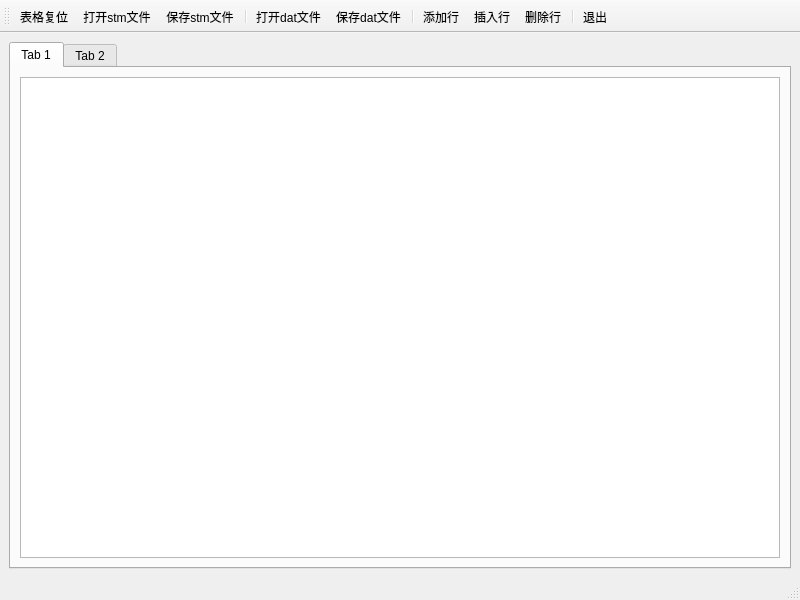
<?xml version="1.0" encoding="UTF-8"?>
<ui version="4.0">
 <class>MainWindow</class>
 <widget class="QMainWindow" name="MainWindow">
  <property name="geometry">
   <rect>
    <x>0</x>
    <y>0</y>
    <width>800</width>
    <height>600</height>
   </rect>
  </property>
  <property name="windowTitle">
   <string>MainWindow</string>
  </property>
  <widget class="QWidget" name="centralwidget">
   <layout class="QHBoxLayout" name="horizontalLayout">
    <item>
     <widget class="QTabWidget" name="tabWidget">
      <widget class="QWidget" name="tab">
       <attribute name="title">
        <string>Tab 1</string>
       </attribute>
       <layout class="QHBoxLayout" name="horizontalLayout_2">
        <item>
         <widget class="QTableView" name="tableView"/>
        </item>
       </layout>
      </widget>
      <widget class="QWidget" name="tab_2">
       <attribute name="title">
        <string>Tab 2</string>
       </attribute>
      </widget>
     </widget>
    </item>
   </layout>
  </widget>
  <widget class="QMenuBar" name="menubar">
   <property name="geometry">
    <rect>
     <x>0</x>
     <y>0</y>
     <width>800</width>
     <height>21</height>
    </rect>
   </property>
  </widget>
  <widget class="QStatusBar" name="statusbar"/>
  <widget class="QToolBar" name="toolBar">
   <property name="windowTitle">
    <string>toolBar</string>
   </property>
   <property name="toolButtonStyle">
    <enum>Qt::ToolButtonTextUnderIcon</enum>
   </property>
   <attribute name="toolBarArea">
    <enum>TopToolBarArea</enum>
   </attribute>
   <attribute name="toolBarBreak">
    <bool>false</bool>
   </attribute>
   <addaction name="action_reset"/>
   <addaction name="action_open_stm"/>
   <addaction name="action_save_stm"/>
   <addaction name="separator"/>
   <addaction name="action_open_dat"/>
   <addaction name="action_save_dat"/>
   <addaction name="separator"/>
   <addaction name="action_add"/>
   <addaction name="action_insert"/>
   <addaction name="action_delete"/>
   <addaction name="separator"/>
   <addaction name="action_exit"/>
  </widget>
  <action name="action_reset">
   <property name="icon">
    <iconset resource="resource.qrc">
     <normaloff>:/icons/100.bmp</normaloff>:/icons/100.bmp</iconset>
   </property>
   <property name="text">
    <string>表格复位</string>
   </property>
  </action>
  <action name="action_open_stm">
   <property name="icon">
    <iconset resource="resource.qrc">
     <normaloff>:/icons/open.bmp</normaloff>:/icons/open.bmp</iconset>
   </property>
   <property name="text">
    <string>打开stm文件</string>
   </property>
  </action>
  <action name="action_save_stm">
   <property name="icon">
    <iconset resource="resource.qrc">
     <normaloff>:/icons/save.bmp</normaloff>:/icons/save.bmp</iconset>
   </property>
   <property name="text">
    <string>保存stm文件</string>
   </property>
  </action>
  <action name="action_open_dat">
   <property name="icon">
    <iconset resource="resource.qrc">
     <normaloff>:/icons/open.bmp</normaloff>:/icons/open.bmp</iconset>
   </property>
   <property name="text">
    <string>打开dat文件</string>
   </property>
  </action>
  <action name="action_save_dat">
   <property name="icon">
    <iconset resource="resource.qrc">
     <normaloff>:/icons/save.bmp</normaloff>:/icons/save.bmp</iconset>
   </property>
   <property name="text">
    <string>保存dat文件</string>
   </property>
  </action>
  <action name="action_add">
   <property name="icon">
    <iconset resource="resource.qrc">
     <normaloff>:/icons/append.bmp</normaloff>:/icons/append.bmp</iconset>
   </property>
   <property name="text">
    <string>添加行</string>
   </property>
  </action>
  <action name="action_insert">
   <property name="icon">
    <iconset resource="resource.qrc">
     <normaloff>:/icons/306.bmp</normaloff>:/icons/306.bmp</iconset>
   </property>
   <property name="text">
    <string>插入行</string>
   </property>
  </action>
  <action name="action_delete">
   <property name="icon">
    <iconset resource="resource.qrc">
     <normaloff>:/icons/delete.bmp</normaloff>:/icons/delete.bmp</iconset>
   </property>
   <property name="text">
    <string>删除行</string>
   </property>
  </action>
  <action name="action_exit">
   <property name="icon">
    <iconset resource="resource.qrc">
     <normaloff>:/icons/exit.bmp</normaloff>:/icons/exit.bmp</iconset>
   </property>
   <property name="text">
    <string>退出</string>
   </property>
  </action>
 </widget>
 <resources>
  <include location="resource.qrc"/>
 </resources>
 <connections>
  <connection>
   <sender>action_exit</sender>
   <signal>triggered()</signal>
   <receiver>MainWindow</receiver>
   <slot>close()</slot>
   <hints>
    <hint type="sourcelabel">
     <x>-1</x>
     <y>-1</y>
    </hint>
    <hint type="destinationlabel">
     <x>399</x>
     <y>299</y>
    </hint>
   </hints>
  </connection>
 </connections>
</ui>
